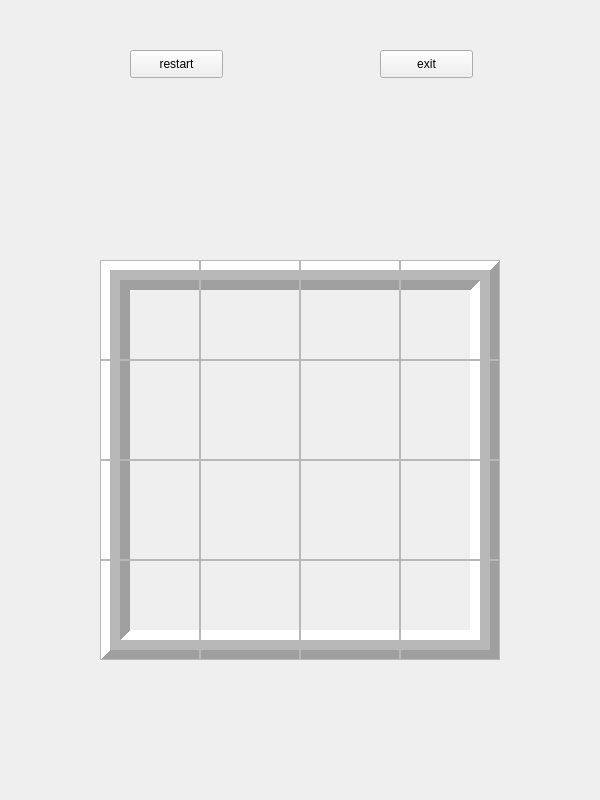
<?xml version="1.0" encoding="UTF-8"?>
<ui version="4.0">
 <class>Form</class>
 <widget class="QWidget" name="Form">
  <property name="geometry">
   <rect>
    <x>0</x>
    <y>0</y>
    <width>600</width>
    <height>800</height>
   </rect>
  </property>
  <property name="windowTitle">
   <string>Form</string>
  </property>
  <widget class="QFrame" name="frame">
   <property name="geometry">
    <rect>
     <x>100</x>
     <y>260</y>
     <width>400</width>
     <height>400</height>
    </rect>
   </property>
   <property name="autoFillBackground">
    <bool>true</bool>
   </property>
   <property name="frameShape">
    <enum>QFrame::Box</enum>
   </property>
   <property name="frameShadow">
    <enum>QFrame::Raised</enum>
   </property>
   <property name="lineWidth">
    <number>10</number>
   </property>
   <property name="midLineWidth">
    <number>10</number>
   </property>
   <widget class="QFrame" name="frame_2">
    <property name="geometry">
     <rect>
      <x>0</x>
      <y>0</y>
      <width>100</width>
      <height>100</height>
     </rect>
    </property>
    <property name="styleSheet">
     <string notr="true"/>
    </property>
    <property name="frameShape">
     <enum>QFrame::StyledPanel</enum>
    </property>
    <property name="frameShadow">
     <enum>QFrame::Sunken</enum>
    </property>
    <widget class="QLabel" name="label_2">
     <property name="geometry">
      <rect>
       <x>30</x>
       <y>10</y>
       <width>51</width>
       <height>81</height>
      </rect>
     </property>
     <property name="font">
      <font>
       <pointsize>50</pointsize>
      </font>
     </property>
     <property name="frameShadow">
      <enum>QFrame::Sunken</enum>
     </property>
     <property name="text">
      <string/>
     </property>
    </widget>
   </widget>
   <widget class="QFrame" name="frame_3">
    <property name="geometry">
     <rect>
      <x>100</x>
      <y>0</y>
      <width>100</width>
      <height>100</height>
     </rect>
    </property>
    <property name="frameShape">
     <enum>QFrame::StyledPanel</enum>
    </property>
    <property name="frameShadow">
     <enum>QFrame::Sunken</enum>
    </property>
    <widget class="QLabel" name="label_3">
     <property name="geometry">
      <rect>
       <x>30</x>
       <y>20</y>
       <width>51</width>
       <height>81</height>
      </rect>
     </property>
     <property name="font">
      <font>
       <family>MS PGothic</family>
       <pointsize>50</pointsize>
      </font>
     </property>
     <property name="frameShadow">
      <enum>QFrame::Sunken</enum>
     </property>
     <property name="text">
      <string/>
     </property>
    </widget>
   </widget>
   <widget class="QFrame" name="frame_4">
    <property name="geometry">
     <rect>
      <x>200</x>
      <y>0</y>
      <width>100</width>
      <height>100</height>
     </rect>
    </property>
    <property name="frameShape">
     <enum>QFrame::StyledPanel</enum>
    </property>
    <property name="frameShadow">
     <enum>QFrame::Sunken</enum>
    </property>
    <widget class="QLabel" name="label_4">
     <property name="geometry">
      <rect>
       <x>30</x>
       <y>10</y>
       <width>51</width>
       <height>81</height>
      </rect>
     </property>
     <property name="font">
      <font>
       <pointsize>50</pointsize>
      </font>
     </property>
     <property name="frameShadow">
      <enum>QFrame::Sunken</enum>
     </property>
     <property name="text">
      <string/>
     </property>
    </widget>
   </widget>
   <widget class="QFrame" name="frame_5">
    <property name="geometry">
     <rect>
      <x>300</x>
      <y>0</y>
      <width>100</width>
      <height>100</height>
     </rect>
    </property>
    <property name="frameShape">
     <enum>QFrame::StyledPanel</enum>
    </property>
    <property name="frameShadow">
     <enum>QFrame::Sunken</enum>
    </property>
    <widget class="QLabel" name="label_5">
     <property name="geometry">
      <rect>
       <x>20</x>
       <y>10</y>
       <width>51</width>
       <height>81</height>
      </rect>
     </property>
     <property name="font">
      <font>
       <pointsize>50</pointsize>
      </font>
     </property>
     <property name="frameShadow">
      <enum>QFrame::Sunken</enum>
     </property>
     <property name="text">
      <string/>
     </property>
    </widget>
   </widget>
   <widget class="QFrame" name="frame_6">
    <property name="geometry">
     <rect>
      <x>0</x>
      <y>100</y>
      <width>100</width>
      <height>100</height>
     </rect>
    </property>
    <property name="frameShape">
     <enum>QFrame::StyledPanel</enum>
    </property>
    <property name="frameShadow">
     <enum>QFrame::Sunken</enum>
    </property>
    <widget class="QLabel" name="label_6">
     <property name="geometry">
      <rect>
       <x>30</x>
       <y>0</y>
       <width>51</width>
       <height>81</height>
      </rect>
     </property>
     <property name="font">
      <font>
       <pointsize>50</pointsize>
      </font>
     </property>
     <property name="frameShadow">
      <enum>QFrame::Sunken</enum>
     </property>
     <property name="text">
      <string/>
     </property>
    </widget>
   </widget>
   <widget class="QFrame" name="frame_7">
    <property name="geometry">
     <rect>
      <x>100</x>
      <y>100</y>
      <width>100</width>
      <height>100</height>
     </rect>
    </property>
    <property name="frameShape">
     <enum>QFrame::StyledPanel</enum>
    </property>
    <property name="frameShadow">
     <enum>QFrame::Sunken</enum>
    </property>
    <widget class="QLabel" name="label_7">
     <property name="geometry">
      <rect>
       <x>30</x>
       <y>10</y>
       <width>51</width>
       <height>81</height>
      </rect>
     </property>
     <property name="font">
      <font>
       <pointsize>50</pointsize>
      </font>
     </property>
     <property name="frameShadow">
      <enum>QFrame::Sunken</enum>
     </property>
     <property name="text">
      <string/>
     </property>
    </widget>
   </widget>
   <widget class="QFrame" name="frame_8">
    <property name="geometry">
     <rect>
      <x>200</x>
      <y>100</y>
      <width>100</width>
      <height>100</height>
     </rect>
    </property>
    <property name="frameShape">
     <enum>QFrame::StyledPanel</enum>
    </property>
    <property name="frameShadow">
     <enum>QFrame::Sunken</enum>
    </property>
    <widget class="QLabel" name="label_8">
     <property name="geometry">
      <rect>
       <x>20</x>
       <y>10</y>
       <width>51</width>
       <height>81</height>
      </rect>
     </property>
     <property name="font">
      <font>
       <pointsize>50</pointsize>
      </font>
     </property>
     <property name="frameShadow">
      <enum>QFrame::Sunken</enum>
     </property>
     <property name="text">
      <string/>
     </property>
    </widget>
   </widget>
   <widget class="QFrame" name="frame_9">
    <property name="geometry">
     <rect>
      <x>300</x>
      <y>100</y>
      <width>100</width>
      <height>100</height>
     </rect>
    </property>
    <property name="frameShape">
     <enum>QFrame::StyledPanel</enum>
    </property>
    <property name="frameShadow">
     <enum>QFrame::Sunken</enum>
    </property>
    <widget class="QLabel" name="label_9">
     <property name="geometry">
      <rect>
       <x>20</x>
       <y>10</y>
       <width>51</width>
       <height>81</height>
      </rect>
     </property>
     <property name="font">
      <font>
       <pointsize>50</pointsize>
      </font>
     </property>
     <property name="frameShadow">
      <enum>QFrame::Sunken</enum>
     </property>
     <property name="text">
      <string/>
     </property>
    </widget>
   </widget>
   <widget class="QFrame" name="frame_10">
    <property name="geometry">
     <rect>
      <x>300</x>
      <y>200</y>
      <width>100</width>
      <height>100</height>
     </rect>
    </property>
    <property name="frameShape">
     <enum>QFrame::StyledPanel</enum>
    </property>
    <property name="frameShadow">
     <enum>QFrame::Sunken</enum>
    </property>
    <widget class="QLabel" name="label_13">
     <property name="geometry">
      <rect>
       <x>30</x>
       <y>20</y>
       <width>51</width>
       <height>81</height>
      </rect>
     </property>
     <property name="font">
      <font>
       <pointsize>50</pointsize>
      </font>
     </property>
     <property name="frameShadow">
      <enum>QFrame::Sunken</enum>
     </property>
     <property name="text">
      <string/>
     </property>
    </widget>
   </widget>
   <widget class="QFrame" name="frame_11">
    <property name="geometry">
     <rect>
      <x>200</x>
      <y>200</y>
      <width>100</width>
      <height>100</height>
     </rect>
    </property>
    <property name="frameShape">
     <enum>QFrame::StyledPanel</enum>
    </property>
    <property name="frameShadow">
     <enum>QFrame::Sunken</enum>
    </property>
    <widget class="QLabel" name="label_12">
     <property name="geometry">
      <rect>
       <x>30</x>
       <y>10</y>
       <width>51</width>
       <height>81</height>
      </rect>
     </property>
     <property name="font">
      <font>
       <pointsize>50</pointsize>
      </font>
     </property>
     <property name="frameShadow">
      <enum>QFrame::Sunken</enum>
     </property>
     <property name="text">
      <string/>
     </property>
    </widget>
   </widget>
   <widget class="QFrame" name="frame_12">
    <property name="geometry">
     <rect>
      <x>100</x>
      <y>200</y>
      <width>100</width>
      <height>100</height>
     </rect>
    </property>
    <property name="frameShape">
     <enum>QFrame::StyledPanel</enum>
    </property>
    <property name="frameShadow">
     <enum>QFrame::Sunken</enum>
    </property>
    <widget class="QLabel" name="label_11">
     <property name="geometry">
      <rect>
       <x>30</x>
       <y>20</y>
       <width>51</width>
       <height>81</height>
      </rect>
     </property>
     <property name="font">
      <font>
       <pointsize>50</pointsize>
      </font>
     </property>
     <property name="frameShadow">
      <enum>QFrame::Sunken</enum>
     </property>
     <property name="text">
      <string/>
     </property>
    </widget>
   </widget>
   <widget class="QFrame" name="frame_13">
    <property name="geometry">
     <rect>
      <x>0</x>
      <y>200</y>
      <width>100</width>
      <height>100</height>
     </rect>
    </property>
    <property name="frameShape">
     <enum>QFrame::StyledPanel</enum>
    </property>
    <property name="frameShadow">
     <enum>QFrame::Sunken</enum>
    </property>
    <widget class="QLabel" name="label_10">
     <property name="geometry">
      <rect>
       <x>20</x>
       <y>10</y>
       <width>51</width>
       <height>81</height>
      </rect>
     </property>
     <property name="font">
      <font>
       <pointsize>50</pointsize>
      </font>
     </property>
     <property name="frameShadow">
      <enum>QFrame::Sunken</enum>
     </property>
     <property name="text">
      <string/>
     </property>
    </widget>
   </widget>
   <widget class="QFrame" name="frame_14">
    <property name="geometry">
     <rect>
      <x>0</x>
      <y>300</y>
      <width>100</width>
      <height>100</height>
     </rect>
    </property>
    <property name="frameShape">
     <enum>QFrame::StyledPanel</enum>
    </property>
    <property name="frameShadow">
     <enum>QFrame::Sunken</enum>
    </property>
    <widget class="QLabel" name="label_14">
     <property name="geometry">
      <rect>
       <x>30</x>
       <y>30</y>
       <width>51</width>
       <height>81</height>
      </rect>
     </property>
     <property name="font">
      <font>
       <pointsize>50</pointsize>
      </font>
     </property>
     <property name="frameShadow">
      <enum>QFrame::Sunken</enum>
     </property>
     <property name="text">
      <string/>
     </property>
    </widget>
   </widget>
   <widget class="QFrame" name="frame_15">
    <property name="geometry">
     <rect>
      <x>100</x>
      <y>300</y>
      <width>100</width>
      <height>100</height>
     </rect>
    </property>
    <property name="frameShape">
     <enum>QFrame::StyledPanel</enum>
    </property>
    <property name="frameShadow">
     <enum>QFrame::Sunken</enum>
    </property>
    <widget class="QLabel" name="label_15">
     <property name="geometry">
      <rect>
       <x>30</x>
       <y>10</y>
       <width>51</width>
       <height>81</height>
      </rect>
     </property>
     <property name="font">
      <font>
       <pointsize>50</pointsize>
      </font>
     </property>
     <property name="text">
      <string/>
     </property>
    </widget>
   </widget>
   <widget class="QFrame" name="frame_16">
    <property name="geometry">
     <rect>
      <x>200</x>
      <y>300</y>
      <width>100</width>
      <height>100</height>
     </rect>
    </property>
    <property name="frameShape">
     <enum>QFrame::StyledPanel</enum>
    </property>
    <property name="frameShadow">
     <enum>QFrame::Sunken</enum>
    </property>
    <widget class="QLabel" name="label_16">
     <property name="geometry">
      <rect>
       <x>20</x>
       <y>10</y>
       <width>51</width>
       <height>81</height>
      </rect>
     </property>
     <property name="font">
      <font>
       <pointsize>50</pointsize>
      </font>
     </property>
     <property name="frameShadow">
      <enum>QFrame::Sunken</enum>
     </property>
     <property name="text">
      <string/>
     </property>
    </widget>
   </widget>
   <widget class="QFrame" name="frame_17">
    <property name="geometry">
     <rect>
      <x>300</x>
      <y>300</y>
      <width>100</width>
      <height>100</height>
     </rect>
    </property>
    <property name="frameShape">
     <enum>QFrame::StyledPanel</enum>
    </property>
    <property name="frameShadow">
     <enum>QFrame::Sunken</enum>
    </property>
    <widget class="QLabel" name="label_17">
     <property name="geometry">
      <rect>
       <x>30</x>
       <y>10</y>
       <width>51</width>
       <height>81</height>
      </rect>
     </property>
     <property name="font">
      <font>
       <pointsize>50</pointsize>
      </font>
     </property>
     <property name="frameShadow">
      <enum>QFrame::Sunken</enum>
     </property>
     <property name="text">
      <string/>
     </property>
    </widget>
   </widget>
  </widget>
  <widget class="QLabel" name="label">
   <property name="geometry">
    <rect>
     <x>150</x>
     <y>120</y>
     <width>211</width>
     <height>81</height>
    </rect>
   </property>
   <property name="font">
    <font>
     <pointsize>15</pointsize>
    </font>
   </property>
   <property name="layoutDirection">
    <enum>Qt::LeftToRight</enum>
   </property>
   <property name="autoFillBackground">
    <bool>true</bool>
   </property>
   <property name="styleSheet">
    <string notr="true"/>
   </property>
   <property name="text">
    <string/>
   </property>
  </widget>
  <widget class="QPushButton" name="pushButton">
   <property name="geometry">
    <rect>
     <x>380</x>
     <y>50</y>
     <width>93</width>
     <height>28</height>
    </rect>
   </property>
   <property name="text">
    <string>exit</string>
   </property>
  </widget>
  <widget class="QPushButton" name="pushButton_2">
   <property name="geometry">
    <rect>
     <x>130</x>
     <y>50</y>
     <width>93</width>
     <height>28</height>
    </rect>
   </property>
   <property name="text">
    <string>restart</string>
   </property>
  </widget>
 </widget>
 <resources/>
 <connections/>
</ui>
